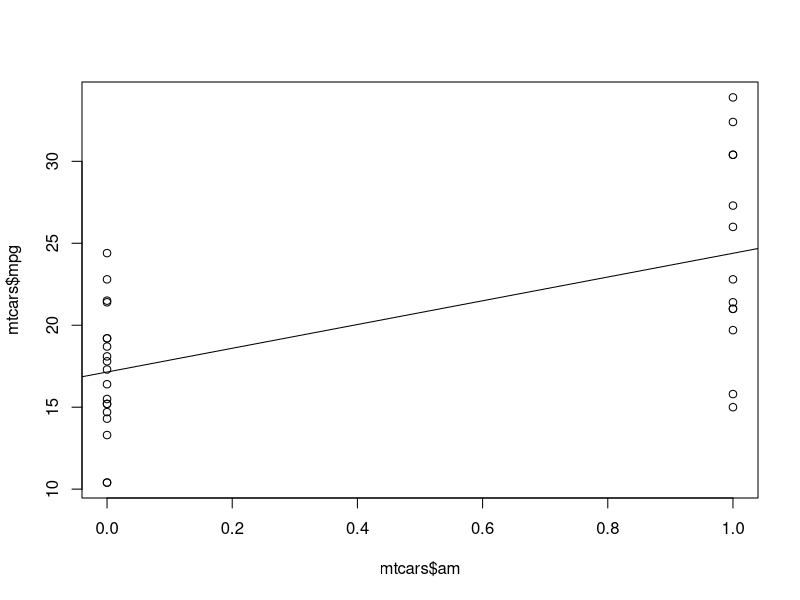

This chart was generated by the following R code: (Note: this script raises an error after producing the figure.)
library(dplyr)

data(mtcars)
manual<- filter(mtcars, am == 1)
auto<-filter(mtcars, am == 0)
      
summary(manual$mpg)
summary(auto$mpg)
#Quick test to check whether we can be confident that 
t.test(manual$mpg, auto$mpg, paired = FALSE, alternative = "greater")




#Can not use logistic regression because that is concerned with binary OUTCOMES, not INPUTS.

fit1<-lm(mpg~am-1,mtcars)
fit2<-lm(mpg~wt+am-1,mtcars)
fit3<-lm(mpg~wt+am+qsec-1,mtcars)
fit4<-lm(mpg~wt+am+qsec+hp-1,mtcars)
fitall<-lm(mpg~.-1,mtcars)

fit1<-lm(mpg~am,mtcars)
fit2<-lm(mpg~wt+am,mtcars)
fit3<-lm(mpg~wt+am+qsec,mtcars)
fit4<-lm(mpg~wt+am+qsec+hp,mtcars)
fitall<-lm(mpg~.,mtcars)


summary(fit1)$coef
summary(fit2)$coef
summary(fit3)$coef
summary(fit4)$coef
summary(fitall)$coef




anova(fit1,fit2,fit3,fit4,fitall)

plot(mtcars$am,mtcars$mpg)
+abline(fit1)
+abline(fit3)

